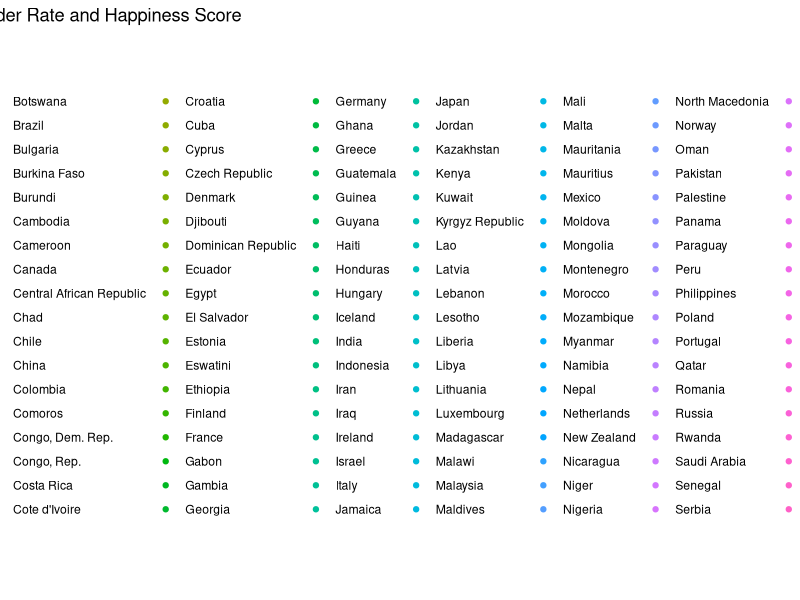

Write the R code that produced this figure.
## ---- chunk 1
library(tidyverse)
library(here)

happiness_merged <- read_csv(here::here("data", "murder_happiness.csv"))
## ---- chunk 2
average_data <- happiness_merged |>
  group_by(country, year) |>
  summarise(avg_murder_rate = mean(murder_rate_per_100k),
            avg_happiness_score = mean(happiness_score))

## Plot 1 code goes here
## ---- chunk 3
ggplot(average_data, aes(x = avg_murder_rate, y = avg_happiness_score, color = country)) +
  geom_point() +
  geom_smooth(method = "lm", se = FALSE, linetype = "dashed", color = "black") +
  labs(title = "Relationship Between Murder Rate and Happiness Score",
       x = "Average Murder Rate (per 100k)", y = "Average Happiness Score") +
  theme_minimal()


